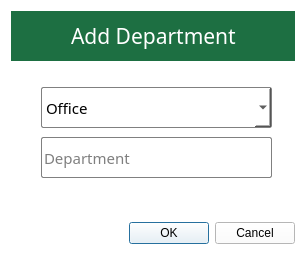
<?xml version="1.0" encoding="UTF-8"?>
<ui version="4.0">
 <class>Dialog</class>
 <widget class="QDialog" name="Dialog">
  <property name="geometry">
   <rect>
    <x>0</x>
    <y>0</y>
    <width>306</width>
    <height>256</height>
   </rect>
  </property>
  <property name="minimumSize">
   <size>
    <width>306</width>
    <height>256</height>
   </size>
  </property>
  <property name="maximumSize">
   <size>
    <width>603</width>
    <height>547</height>
   </size>
  </property>
  <property name="windowTitle">
   <string>Dialog</string>
  </property>
  <property name="styleSheet">
   <string notr="true">background-color: rgb(255, 255, 255);</string>
  </property>
  <layout class="QVBoxLayout" name="verticalLayout">
   <item>
    <widget class="QWidget" name="menu_widget" native="true">
     <property name="minimumSize">
      <size>
       <width>0</width>
       <height>50</height>
      </size>
     </property>
     <property name="maximumSize">
      <size>
       <width>16777215</width>
       <height>50</height>
      </size>
     </property>
     <property name="styleSheet">
      <string notr="true">background-color: rgb(29, 111, 66);</string>
     </property>
     <layout class="QHBoxLayout" name="horizontalLayout_2">
      <property name="spacing">
       <number>0</number>
      </property>
      <property name="leftMargin">
       <number>0</number>
      </property>
      <property name="topMargin">
       <number>0</number>
      </property>
      <property name="rightMargin">
       <number>0</number>
      </property>
      <property name="bottomMargin">
       <number>0</number>
      </property>
      <item>
       <widget class="QWidget" name="widget_3" native="true"/>
      </item>
      <item>
       <widget class="QLabel" name="department_label">
        <property name="font">
         <font>
          <family>Segoe UI Light</family>
          <pointsize>16</pointsize>
         </font>
        </property>
        <property name="styleSheet">
         <string notr="true">color: rgb(255, 255, 255);</string>
        </property>
        <property name="text">
         <string>Add Department</string>
        </property>
        <property name="alignment">
         <set>Qt::AlignLeading|Qt::AlignLeft|Qt::AlignVCenter</set>
        </property>
       </widget>
      </item>
      <item>
       <widget class="QWidget" name="widget_2" native="true"/>
      </item>
     </layout>
    </widget>
   </item>
   <item>
    <widget class="QWidget" name="widget" native="true">
     <property name="minimumSize">
      <size>
       <width>585</width>
       <height>444</height>
      </size>
     </property>
     <property name="maximumSize">
      <size>
       <width>585</width>
       <height>16777215</height>
      </size>
     </property>
     <widget class="QLabel" name="label_3">
      <property name="geometry">
       <rect>
        <x>30</x>
        <y>10</y>
        <width>121</width>
        <height>30</height>
       </rect>
      </property>
      <property name="minimumSize">
       <size>
        <width>0</width>
        <height>0</height>
       </size>
      </property>
      <property name="maximumSize">
       <size>
        <width>16777215</width>
        <height>16777215</height>
       </size>
      </property>
      <property name="font">
       <font>
        <family>Segoe UI</family>
        <pointsize>13</pointsize>
       </font>
      </property>
      <property name="styleSheet">
       <string notr="true"/>
      </property>
      <property name="text">
       <string/>
      </property>
      <property name="alignment">
       <set>Qt::AlignLeading|Qt::AlignLeft|Qt::AlignVCenter</set>
      </property>
     </widget>
     <widget class="QLineEdit" name="department_name">
      <property name="geometry">
       <rect>
        <x>30</x>
        <y>70</y>
        <width>231</width>
        <height>41</height>
       </rect>
      </property>
      <property name="font">
       <font>
        <family>Segoe UI Light</family>
        <pointsize>11</pointsize>
        <weight>3</weight>
        <italic>false</italic>
        <bold>false</bold>
       </font>
      </property>
      <property name="styleSheet">
       <string notr="true">
border : 1 solid gray;
border-radius:  2;
font: 25 11pt &quot;Segoe UI Light&quot;;</string>
      </property>
      <property name="echoMode">
       <enum>QLineEdit::Normal</enum>
      </property>
      <property name="alignment">
       <set>Qt::AlignLeading|Qt::AlignLeft|Qt::AlignVCenter</set>
      </property>
      <property name="placeholderText">
       <string>Department</string>
      </property>
     </widget>
     <widget class="QComboBox" name="department_type">
      <property name="geometry">
       <rect>
        <x>30</x>
        <y>20</y>
        <width>231</width>
        <height>41</height>
       </rect>
      </property>
      <property name="minimumSize">
       <size>
        <width>100</width>
        <height>30</height>
       </size>
      </property>
      <property name="maximumSize">
       <size>
        <width>300</width>
        <height>45</height>
       </size>
      </property>
      <property name="font">
       <font>
        <family>Segoe UI Light</family>
        <pointsize>11</pointsize>
        <weight>3</weight>
        <italic>false</italic>
        <bold>false</bold>
       </font>
      </property>
      <property name="styleSheet">
       <string notr="true">
border : 1 solid gray;
border-radius:  2;
font: 25 11pt &quot;Segoe UI Light&quot;;</string>
      </property>
      <item>
       <property name="text">
        <string>Office</string>
       </property>
      </item>
      <item>
       <property name="text">
        <string>Hospital</string>
       </property>
      </item>
      <item>
       <property name="text">
        <string>Others</string>
       </property>
      </item>
     </widget>
    </widget>
   </item>
   <item>
    <widget class="QDialogButtonBox" name="buttonBox">
     <property name="minimumSize">
      <size>
       <width>0</width>
       <height>23</height>
      </size>
     </property>
     <property name="maximumSize">
      <size>
       <width>16777215</width>
       <height>23</height>
      </size>
     </property>
     <property name="orientation">
      <enum>Qt::Horizontal</enum>
     </property>
     <property name="standardButtons">
      <set>QDialogButtonBox::Cancel|QDialogButtonBox::Ok</set>
     </property>
    </widget>
   </item>
  </layout>
 </widget>
 <resources>
  <include location="../archive-system/icons.qrc"/>
 </resources>
 <connections>
  <connection>
   <sender>buttonBox</sender>
   <signal>accepted()</signal>
   <receiver>Dialog</receiver>
   <slot>accept()</slot>
   <hints>
    <hint type="sourcelabel">
     <x>248</x>
     <y>254</y>
    </hint>
    <hint type="destinationlabel">
     <x>157</x>
     <y>274</y>
    </hint>
   </hints>
  </connection>
  <connection>
   <sender>buttonBox</sender>
   <signal>rejected()</signal>
   <receiver>Dialog</receiver>
   <slot>reject()</slot>
   <hints>
    <hint type="sourcelabel">
     <x>316</x>
     <y>260</y>
    </hint>
    <hint type="destinationlabel">
     <x>286</x>
     <y>274</y>
    </hint>
   </hints>
  </connection>
 </connections>
</ui>
